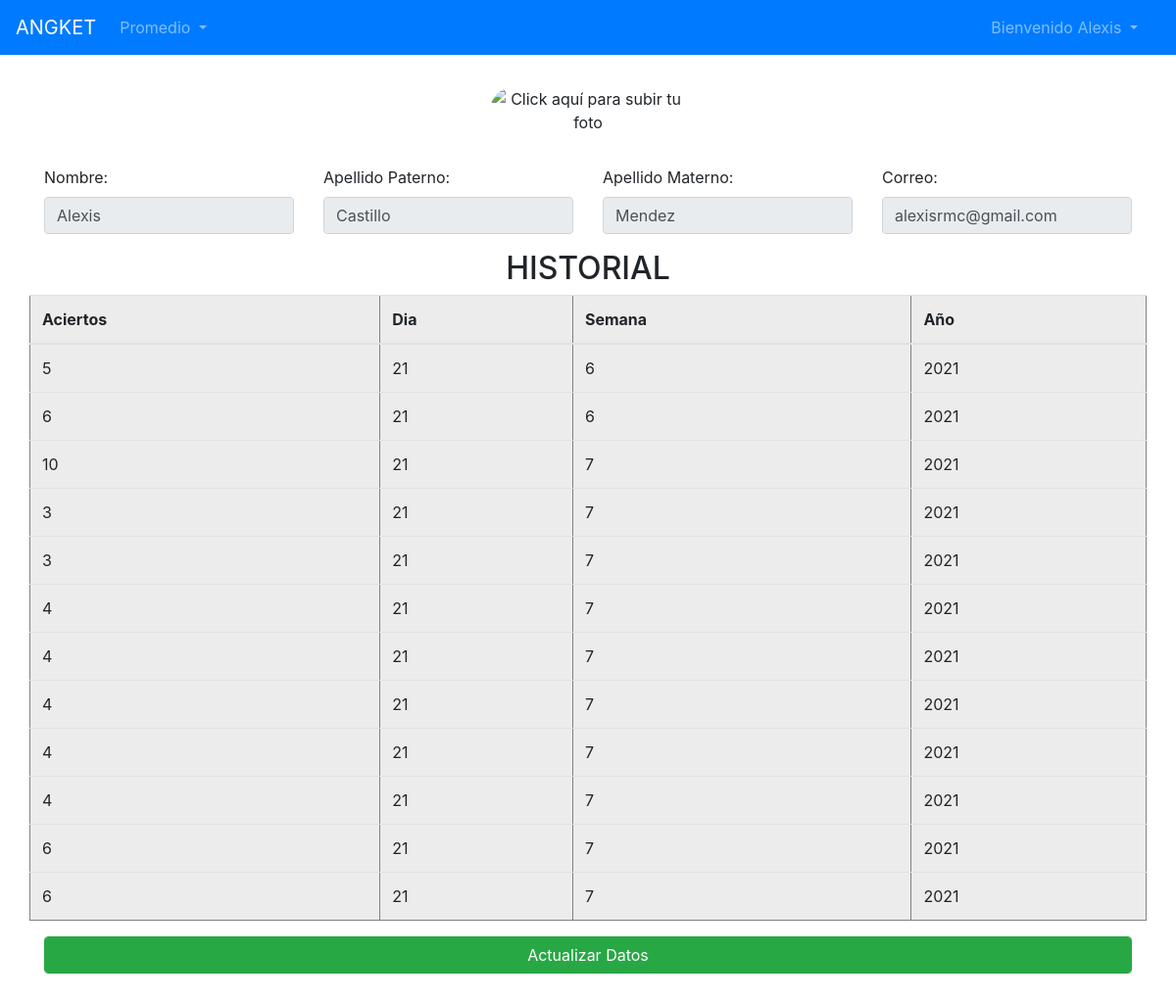
The app's page /index.php?controller=Usuario&action=perfil&id=10 (signed in) with its own data.
### tables this page shows
CREATE TABLE `respuestas` (
  `id` int(5) NOT NULL,
  `id_Usuario` int(5) NOT NULL,
  `aciertos` int(2) NOT NULL,
  `dia` int(2) NOT NULL,
  `semana` int(2) NOT NULL,
  `anio` int(4) NOT NULL
);

### app/Controllers/UsuarioController.php (called while the page is built, shortened)
<?php
require 'app/Models/Usuario.php';
class UsuarioController
{
    function perfil(){
        $historial=Usuario::historial($_GET["id"]);
        require 'app/Views/perfil.php';
    }
}

### app/Models/Conexion.php (called while the page is built, shortened)
<?php
class Conexion
{
    function __construct(){
        $host="localhost";
        $user="root";
        $pass="";
        $db="test";
        $this->conexion=mysqli_connect($host,$user,$pass,$db);
    }
}

### app/Models/Usuario.php (called while the page is built, shortened)
<?php
require 'app/Models/Conexion.php';
class Usuario extends Conexion
{
    static function historial($id){
        $conexion = new Conexion();
        $pre = mysqli_prepare($conexion->conexion,"SELECT * FROM respuestas where id_Usuario=?");
        $pre->bind_param("s", $id);
        $pre->execute();
        $resultado=$pre->get_result();
        while ($y=mysqli_fetch_assoc($resultado)){
            $t[]=$y;
        }
        return $t;
    }
}

### app/Views/perfil.php (the view, shortened to what this page needs)
<!doctype html>
<html lang="en">
<head>
    <link rel="stylesheet" href="https://stackpath.bootstrapcdn.com/bootstrap/4.1.3/css/bootstrap.min.css">
    <link rel="stylesheet" type="text/css" href="../../../test/public/css/inicio.css">
</head>
<body>
<nav class="navbar navbar-expand-lg navbar-dark bg-primary fixed-top">
    <a class="navbar-brand" href="../../../test/index.php?controller=Usuario&action=dologin">ANGKET</a>
    <div class="collapse navbar-collapse" id="navbarSupportedContent">
        <ul class="navbar-nav mr-auto">
            <li class="nav-item dropdown">
                <a class="nav-link dropdown-toggle" href="#" id="navbarDropdown" role="button" data-toggle="dropdown" aria-haspopup="true" aria-expanded="false">
                    Promedio
                </a>
            </li>
        </ul>
        <ul class="navbar-nav ml-auto">
            <li class="nav-item dropdown">
                <a class="nav-link dropdown-toggle" href="#" id="navbarDropdown" role="button" data-toggle="dropdown" aria-expanded="true">
                    <?php
                    if(isset($_SESSION["nombre"])){
                        echo "Bienvenido ".$_SESSION["nombre"];
                    }
                    ?>
                </a>
            </li>
        </ul>
    </div>
</nav>
<div class="container">
    <br>
    <form action="index.php?controller=Usuario&action=actualizarFoto&id=<?php echo $_SESSION['idUsuario']; ?>" method="post" enctype="multipart/form-data">
        <div class="image-upload">
            <center><label for="file-input">
                    <img alt ="Click aquí para subir tu foto" title ="Click aquí para subir tu foto">
                </label></center>
        </div>
    </form>
    <br>
            <div class="row">
                <div class="form-group col-md-3">
                    <label for="nombre">Nombre: </label>
                    <input type="text" name="nombre" id="nombre" readonly class="form-control" placeholder="Nombre" required value="<?php echo $_SESSION['nombre']; ?>">
                </div>
                <div class="form-group col-md-3">
                    <label for="paterno">Apellido Paterno: </label>
                    <input type="text" name="paterno" id="paterno" readonly class="form-control" placeholder="Apellido Paterno" required value="<?php echo $_SESSION['apellidoPaterno']; ?>">
                </div>
                <div class="form-group col-md-3">
                    <label for="materno">Apellido Materno: </label>
                    <input type="text" name="materno" id="materno" readonly class="form-control" placeholder="Apellido Materno" required value="<?php echo $_SESSION['apellidoMaterno']; ?>">
                </div>
                <div class="form-group col-md-3">
                    <label for="correo">Correo:</label>
                    <input type="email" id="correo" name="correo" readonly class="form-control" value="<?php echo $_SESSION['correo']; ?>">
                </div>
            </div>
    <div class="row">
        <h2 class="text-center col-md-12">HISTORIAL</h2>
        <table class="table table-hover table-active" border="1">
            <thead>
            <tr>
                <th>Aciertos</th>
                <th>Dia</th>
                <th>Semana</th>
                <th>Año</th>
            </tr>
            </thead>
            <tbody>
            <?php
            if (isset($historial)){
                foreach ($historial as $valor1){
                    ?>
                    <tr>
                        <td><?php echo $valor1["aciertos"];?></td>
                        <td><?php echo $valor1["dia"];?></td>
                        <td><?php echo $valor1["semana"];?></td>
                        <td><?php echo $valor1["anio"];?></td>
                    </tr>
                    <?php
                }
            }
            ?>
            </tbody>
        </table>
    </div>
    <form name="form" action="" method="post" enctype="multipart/form-data">
        <button class="btn btn-success form-control" style="margin-bottom: 3%;" id="guardar">Actualizar Datos</button>
    </form>
    </div>
</body>
</html>

### index.php (shortened to what this page needs)
<?php
if(isset($_GET["controller"]) && isset($_GET["action"])){
    $action = $_GET["action"];
    $objeto = new $controller();
    $objeto->{$action}();
}else{
    echo "Error en la peticion";
}

### public/css/inicio.css (style rules this page uses)
.dropdown { margin-right: 15px; }
body { margin-top: 65px; }
.image-upload img { max-width:200px; max-height: 200px; border-radius: 50px; }

### records on screen
respuestas: aciertos "5", dia "21", semana "6", anio "2021"
respuestas: aciertos "6", dia "21", semana "6", anio "2021"
respuestas: aciertos "10", dia "21", semana "7", anio "2021"
respuestas: aciertos "3", dia "21", semana "7", anio "2021"
respuestas: aciertos "3", dia "21", semana "7", anio "2021"
respuestas: aciertos "4", dia "21", semana "7", anio "2021"
respuestas: aciertos "4", dia "21", semana "7", anio "2021"
respuestas: aciertos "4", dia "21", semana "7", anio "2021"
respuestas: aciertos "4", dia "21", semana "7", anio "2021"
respuestas: aciertos "4", dia "21", semana "7", anio "2021"
respuestas: aciertos "6", dia "21", semana "7", anio "2021"
respuestas: aciertos "6", dia "21", semana "7", anio "2021"

### other values on screen
$_SESSION["nombre"] "Alexis"
